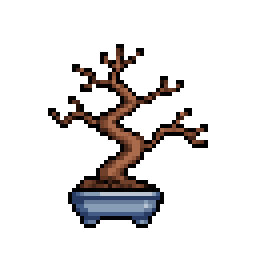
#> input picture docs/bare.png, 64 x 64 px, found by its file name (shown 4 times larger)
$ python generate_store_screenshots.py
#> lines starting #> are read from the running program, lines starting #| are printed output that depends on the picture
#!/usr/bin/env python3
"""Render Rebble App Store screenshots at exact platform resolutions.

No watch bezel — store requirement. Showcases bonsai growth stages.
"""
from __future__ import annotations

import os
import shutil
from pathlib import Path

from PIL import Image, ImageDraw, ImageFont

ROOT = Path(__file__).resolve().parents[1]
OUT = ROOT / "store" / "screenshots"
BONSAI = ROOT / "resources" / "images" / "bonsai"

# Exact display sizes (Rebble store). color flag matches PBL_COLOR.
PLATFORMS = {
    "basalt": (144, 168, True),
    "emery": (200, 228, True),
}

# Approximate Pebble GColor values used by bonsai.c backgrounds.
BRASS = (170, 119, 0)          # GColorBrass — Zen garden
PICTON_BLUE = (85, 170, 255)   # GColorPictonBlue — Dawn mist
BLACK = (0, 0, 0)              # Ink wash
WHITE = (255, 255, 255)

# Up to 5 store shots — growth arc from bare to blossom.
SCENES = [
    {
        "file": "01-bare.png",
        "sprite": "bare.png",
        "label": "BARE",
        "steps": "0 / 8000",
        "bg": BRASS,
        "fg": BLACK,
    },
    {
        "file": "02-buds.png",
        "sprite": "buds.png",
        "label": "BUDS",
        "steps": "920 / 8000",
        "bg": BRASS,
        "fg": BLACK,
        "show_date": True,
    },
    {
        "file": "03-leafy.png",
        "sprite": "leafy.png",
        "label": "LEAFY",
        "steps": "4100 / 8000",
        "bg": PICTON_BLUE,
        "fg": BLACK,
    },
    {
        "file": "04-lush.png",
        "sprite": "lush.png",
        "label": "LUSH",
        "steps": "6700 / 8000",
        "bg": BLACK,
        "fg": WHITE,
    },
    {
        "file": "05-blossom.png",
        "sprite": "blossom.png",
        "label": "BLOSSOM",
        "steps": "8120 / 8000",
        "bg": BRASS,
        "fg": BLACK,
    },
]


def font(size: int, bold: bool = False) -> ImageFont.ImageFont:
    if bold:
        candidates = [
            "C:/Windows/Fonts/consolab.ttf",
            "C:/Windows/Fonts/lucon.ttf",
            "C:/Windows/Fonts/segoeuib.ttf",
            "C:/Windows/Fonts/arialbd.ttf",
            "/usr/share/fonts/truetype/dejavu/DejaVuSans-Bold.ttf",
        ]
    else:
        candidates = [
            "C:/Windows/Fonts/segoeui.ttf",
            "C:/Windows/Fonts/arial.ttf",
            "C:/Windows/Fonts/calibri.ttf",
            "/usr/share/fonts/truetype/dejavu/DejaVuSans.ttf",
        ]
    for path in candidates:
        if os.path.isfile(path):
            return ImageFont.truetype(path, size)
    return ImageFont.load_default()


def leco_font(size: int) -> ImageFont.ImageFont:
    candidates = [
        "C:/Windows/Fonts/consolab.ttf",
        "C:/Windows/Fonts/lucon.ttf",
        "C:/Windows/Fonts/courbd.ttf",
        "C:/Windows/Fonts/arialbd.ttf",
    ]
    for path in candidates:
        if os.path.isfile(path):
            return ImageFont.truetype(path, size)
    return font(size, bold=True)


def draw_text_center(draw: ImageDraw.ImageDraw, text: str, y: int, w: int, fnt, fill) -> None:
    bbox = draw.textbbox((0, 0), text, font=fnt)
    tw = bbox[2] - bbox[0]
    draw.text(((w - tw) // 2, y), text, font=fnt, fill=fill)


def to_bw_sprite(src: Image.Image) -> Image.Image:
    rgba = src.convert("RGBA")
    out = Image.new("RGBA", rgba.size, (0, 0, 0, 0))
    px = rgba.load()
    opx = out.load()
    w, h = rgba.size
    for y in range(h):
        for x in range(w):
            r, g, b, a = px[x, y]
            if a < 32:
                continue
            lum = 0.299 * r + 0.587 * g + 0.114 * b
            if lum < 70:
                opx[x, y] = (0, 0, 0, 255)
            else:
                opx[x, y] = (255, 255, 255, 255)
    return out


def load_sprite(name: str, color: bool, target: int) -> Image.Image:
    img = Image.open(BONSAI / name).convert("RGBA")
    if not color:
        img = to_bw_sprite(img)
    if img.size[0] != target:
        img = img.resize((target, target), Image.NEAREST)
    return img


def render(w: int, h: int, color: bool, scene: dict) -> Image.Image:
    bg = scene["bg"] if color else BLACK
    fg = scene["fg"] if color else WHITE
    img = Image.new("RGB", (w, h), bg)
    draw = ImageDraw.Draw(img)

    time_size = 36 if w >= 200 else 28
    draw_text_center(draw, "10:42", 2 if h > 180 else 0, w, leco_font(time_size), fg)

    if scene.get("show_date"):
        y_after_time = 40 if w >= 200 else 32
        draw_text_center(draw, "Sun 2 Nov", y_after_time, w, font(max(11, w // 13)), fg)

    time_bottom = 64 if scene.get("show_date") else 48
    caption_h = 42
    band_top = time_bottom
    band_bot = h - caption_h
    band_h = band_bot - band_top
    # Match watchface: native ~80px sprite, centered (Pebble cannot upscale).
    sprite_size = 80
    sprite = load_sprite(scene["sprite"], color, sprite_size)
    sprite_x = (w - sprite_size) // 2
    sprite_y = band_top + (band_h - sprite_size) // 2
    if sprite_y < band_top:
        sprite_y = band_top
    img.paste(sprite, (sprite_x, sprite_y), sprite)

    label_y = h - (48 if w >= 200 else 40)
    draw_text_center(draw, scene["label"], label_y, w, font(max(14, w // 11), bold=True), fg)
    draw_text_center(
        draw, scene["steps"], h - (22 if w >= 200 else 18), w, font(max(11, w // 13)), fg
    )

    return img


def main() -> None:
    if OUT.exists():
        shutil.rmtree(OUT)
    for plat, (w, h, color) in PLATFORMS.items():
        dest = OUT / plat
        dest.mkdir(parents=True, exist_ok=True)
        for scene in SCENES:
            shot = render(w, h, color, scene)
#> in render, `img = Image.new("RGB", (w, h), bg)`:
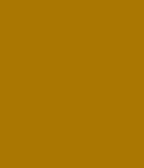
#> img: PIL image 144x168 RGB; mean R, G, B 170, 119, 0
#> in load_sprite, img is the input picture: PIL image 64x64 RGBA; mean R, G, B, A 11.1, 8, 7.8, 38.3
#> in load_sprite, `img = img.resize((target, target), Image.NEAREST)`:
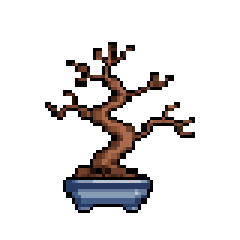
#> img: PIL image 80x80 RGBA (shown 3 times larger); mean R, G, B, A 10.9, 7.8, 7.7, 38; transparent parts drawn white
#> in render, `img.paste(sprite, (sprite_x, sprite_y), sprite)`:
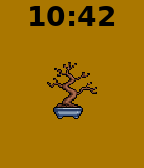
#> img: PIL image 144x168 RGB; mean R, G, B 160.5, 112.5, 2
            path = dest / scene["file"]
            shot.save(path, "PNG", optimize=True)
            print(f"wrote {path.relative_to(ROOT)} ({w}x{h})")
    print("Done:", OUT)


if __name__ == "__main__":
#> (the run stopped early here; a loop or call above may not have finished)
